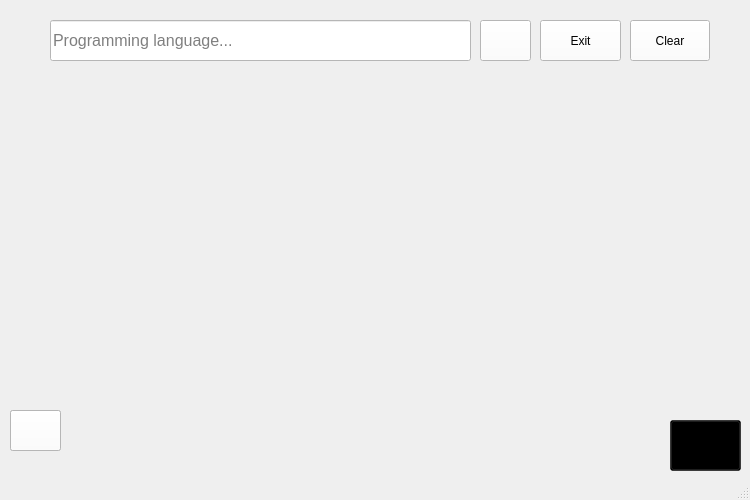
<?xml version="1.0" encoding="UTF-8"?>
<ui version="4.0">
 <class>MainWindow</class>
 <widget class="QMainWindow" name="MainWindow">
  <property name="geometry">
   <rect>
    <x>0</x>
    <y>0</y>
    <width>750</width>
    <height>500</height>
   </rect>
  </property>
  <property name="windowTitle">
   <string>MainWindow</string>
  </property>
  <widget class="QWidget" name="centralwidget">
   <widget class="QLineEdit" name="lineEdit">
    <property name="geometry">
     <rect>
      <x>50</x>
      <y>20</y>
      <width>421</width>
      <height>41</height>
     </rect>
    </property>
    <property name="styleSheet">
     <string notr="true">font-size: 16px;
background-color: white;</string>
    </property>
    <property name="placeholderText">
     <string>Programming language...</string>
    </property>
   </widget>
   <widget class="QPushButton" name="search_button">
    <property name="geometry">
     <rect>
      <x>480</x>
      <y>20</y>
      <width>51</width>
      <height>41</height>
     </rect>
    </property>
    <property name="styleSheet">
     <string notr="true">background-color: white;</string>
    </property>
    <property name="text">
     <string/>
    </property>
    <property name="icon">
     <iconset>
      <normaloff>../../Users/du-20/Downloads/1024px-Search_Icon.svg.png</normaloff>../../Users/du-20/Downloads/1024px-Search_Icon.svg.png</iconset>
    </property>
   </widget>
   <widget class="QPushButton" name="exit_button">
    <property name="geometry">
     <rect>
      <x>540</x>
      <y>20</y>
      <width>81</width>
      <height>41</height>
     </rect>
    </property>
    <property name="styleSheet">
     <string notr="true">background-color: white;</string>
    </property>
    <property name="text">
     <string>Exit</string>
    </property>
   </widget>
   <widget class="QLabel" name="image">
    <property name="geometry">
     <rect>
      <x>100</x>
      <y>110</y>
      <width>571</width>
      <height>341</height>
     </rect>
    </property>
    <property name="text">
     <string/>
    </property>
   </widget>
   <widget class="QPushButton" name="clearButton">
    <property name="geometry">
     <rect>
      <x>630</x>
      <y>20</y>
      <width>80</width>
      <height>41</height>
     </rect>
    </property>
    <property name="styleSheet">
     <string notr="true">background-color: white;</string>
    </property>
    <property name="text">
     <string>Clear</string>
    </property>
   </widget>
   <widget class="QLabel" name="titleLabel">
    <property name="geometry">
     <rect>
      <x>320</x>
      <y>70</y>
      <width>181</width>
      <height>41</height>
     </rect>
    </property>
    <property name="styleSheet">
     <string notr="true">font-size: 16px;</string>
    </property>
    <property name="text">
     <string/>
    </property>
   </widget>
   <widget class="QLabel" name="logo">
    <property name="geometry">
     <rect>
      <x>20</x>
      <y>70</y>
      <width>81</width>
      <height>61</height>
     </rect>
    </property>
    <property name="text">
     <string/>
    </property>
   </widget>
   <widget class="QPushButton" name="info">
    <property name="geometry">
     <rect>
      <x>670</x>
      <y>420</y>
      <width>71</width>
      <height>51</height>
     </rect>
    </property>
    <property name="styleSheet">
     <string notr="true">background-color: transparent;</string>
    </property>
    <property name="text">
     <string/>
    </property>
    <property name="icon">
     <iconset>
      <normaloff>../../Users/du-20/Downloads/-20-mb-format-psd-color-theme-blue-white-keywords-information-icon-2-removebg-preview.png</normaloff>../../Users/du-20/Downloads/-20-mb-format-psd-color-theme-blue-white-keywords-information-icon-2-removebg-preview.png</iconset>
    </property>
    <property name="iconSize">
     <size>
      <width>50</width>
      <height>50</height>
     </size>
    </property>
   </widget>
   <widget class="QLabel" name="description">
    <property name="geometry">
     <rect>
      <x>80</x>
      <y>100</y>
      <width>561</width>
      <height>241</height>
     </rect>
    </property>
    <property name="styleSheet">
     <string notr="true">font-size: 13px;</string>
    </property>
    <property name="text">
     <string/>
    </property>
   </widget>
   <widget class="QPushButton" name="dark_mode">
    <property name="geometry">
     <rect>
      <x>10</x>
      <y>410</y>
      <width>51</width>
      <height>41</height>
     </rect>
    </property>
    <property name="styleSheet">
     <string notr="true">background-color: white;</string>
    </property>
    <property name="text">
     <string/>
    </property>
    <property name="icon">
     <iconset>
      <normaloff>../../Users/du-20/Downloads/6714978.png</normaloff>../../Users/du-20/Downloads/6714978.png</iconset>
    </property>
    <property name="iconSize">
     <size>
      <width>40</width>
      <height>40</height>
     </size>
    </property>
   </widget>
   <widget class="QPushButton" name="light_mode">
    <property name="geometry">
     <rect>
      <x>10</x>
      <y>410</y>
      <width>51</width>
      <height>41</height>
     </rect>
    </property>
    <property name="styleSheet">
     <string notr="true">background-color: white;</string>
    </property>
    <property name="text">
     <string/>
    </property>
    <property name="icon">
     <iconset>
      <normaloff>../../Users/du-20/Downloads/free-sun-icon-3337-thumb (1).png</normaloff>../../Users/du-20/Downloads/free-sun-icon-3337-thumb (1).png</iconset>
    </property>
    <property name="iconSize">
     <size>
      <width>50</width>
      <height>50</height>
     </size>
    </property>
   </widget>
   <widget class="QPushButton" name="info_2">
    <property name="geometry">
     <rect>
      <x>670</x>
      <y>420</y>
      <width>71</width>
      <height>51</height>
     </rect>
    </property>
    <property name="styleSheet">
     <string notr="true">background-color: transparent;</string>
    </property>
    <property name="text">
     <string/>
    </property>
    <property name="icon">
     <iconset>
      <normaloff>../../Users/du-20/Downloads/-20-mb-format-psd-color-theme-blue-white-keywords-information-icon-2-removebg-preview.png</normaloff>../../Users/du-20/Downloads/-20-mb-format-psd-color-theme-blue-white-keywords-information-icon-2-removebg-preview.png</iconset>
    </property>
    <property name="iconSize">
     <size>
      <width>50</width>
      <height>50</height>
     </size>
    </property>
   </widget>
   <zorder>info_2</zorder>
   <zorder>lineEdit</zorder>
   <zorder>search_button</zorder>
   <zorder>exit_button</zorder>
   <zorder>image</zorder>
   <zorder>clearButton</zorder>
   <zorder>titleLabel</zorder>
   <zorder>logo</zorder>
   <zorder>info</zorder>
   <zorder>description</zorder>
   <zorder>dark_mode</zorder>
   <zorder>light_mode</zorder>
  </widget>
  <widget class="QMenuBar" name="menubar">
   <property name="geometry">
    <rect>
     <x>0</x>
     <y>0</y>
     <width>750</width>
     <height>21</height>
    </rect>
   </property>
  </widget>
  <widget class="QStatusBar" name="statusbar"/>
 </widget>
 <resources/>
 <connections/>
</ui>
